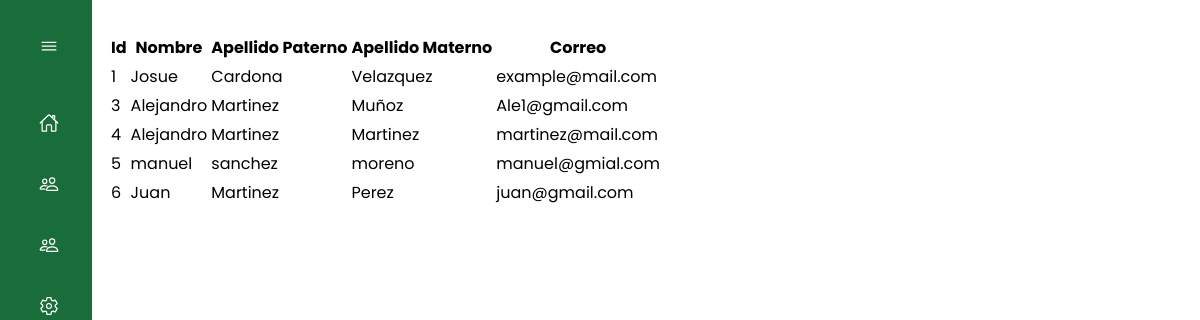
/Php/Maestro/VerAlumnosM.php (signed in), run on the app's committed database.
### tables this page shows
CREATE TABLE `alumnos` (
  `id` int(11) NOT NULL,
  `nombre` varchar(250) NOT NULL,
  `apellido_paterno` varchar(250) NOT NULL,
  `apellido_materno` varchar(250) NOT NULL,
  `correo` varchar(250) NOT NULL,
  `id_cargo` int(11) NOT NULL
);

### Php/Maestro/VerAlumnosM.php (the view, shortened to what this page needs)
<!DOCTYPE html>
<html lang="en">
<head>
    <link rel="stylesheet" href="css/navbar.css">
    <link href="https://unpkg.com/vanilla-datatables@latest/dist/vanilla-dataTables.min.css" rel="stylesheet" type="text/css">
</head>
<body id="body-pd">
<?php
    include 'navbarM.php';
?>
        <div>
            <table id="tabla1" class="table table-bordered">
                <thead>
                    <tr>
                        <th>Id</th>
                        <th>Nombre</th>
                        <th>Apellido Paterno</th>
                        <th>Apellido Materno</th>
                        <th>Correo</th>
                    </tr>
                </thead>
                <tbody>
                    <?php
                 include '../config.php';
                 $sql = "SELECT id, nombre, apellido_paterno, apellido_materno, correo, id_cargo FROM alumnos order by id asc";
                 $rta = mysqli_query($conn, $sql);
                 while($mostrar = mysqli_fetch_row($rta)){
                    ?>
                    <tr>
                        <td>
                            <?php echo $mostrar['0'] ?>
                        </td>
                        <td>
                            <?php echo $mostrar['1'] ?>
                        </td>
                        <td>
                            <?php echo $mostrar['2'] ?>
                        </td>
                        <td>
                            <?php echo $mostrar['3'] ?>
                        </td>
                        <td>
                            <?php echo $mostrar['4'] ?>
                        </td>
                    </tr>
                    <?php
                    }
                    ?>
                </tbody>
            </table>
        </div>
</body>
</html>

### css/navbar.css (style rules this page uses)
:root { --nav-width: 92px; --first-color: #0C5DF4; --bg-color: #196d3b; --sub-color: #B6CEFC; --white-color: #FFF; --body-font: 'Poppins', sans-serif; --normal-font-size: 1rem; --small-font-size: .875rem; --z-fixed: 100; }
body { position: relative; margin: 0; padding: 2rem 0 0 6.75rem; font-family: var(--body-font); font-size: var(--normal-font-size); transition: .5s; }

### data on the page
alumnos: id "1", nombre "Josue", apellido_paterno "Cardona", apellido_materno "Velazquez", correo "example@mail.com"
alumnos: id "3", nombre "Alejandro", apellido_paterno "Martinez", apellido_materno "Muñoz", correo "Ale1@gmail.com"
alumnos: id "4", nombre "Alejandro", apellido_paterno "Martinez", apellido_materno "Martinez", correo "martinez@mail.com"
alumnos: id "5", nombre "manuel", apellido_paterno "sanchez", apellido_materno "moreno", correo "manuel@gmial.com"
alumnos: id "6", nombre "Juan", apellido_paterno "Martinez", apellido_materno "Perez", correo "juan@gmail.com"
